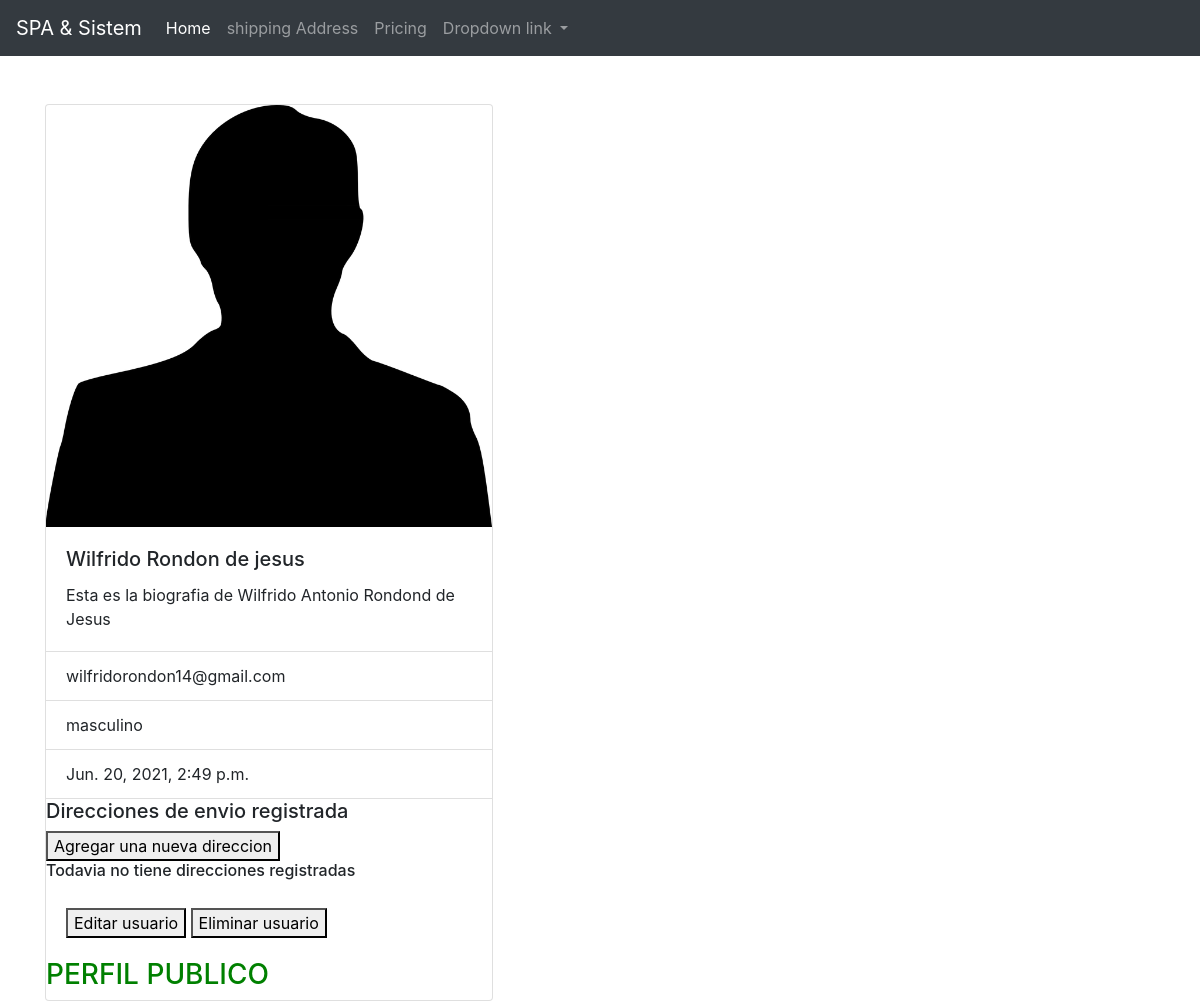
Page /main/1/ on the earlier database version.
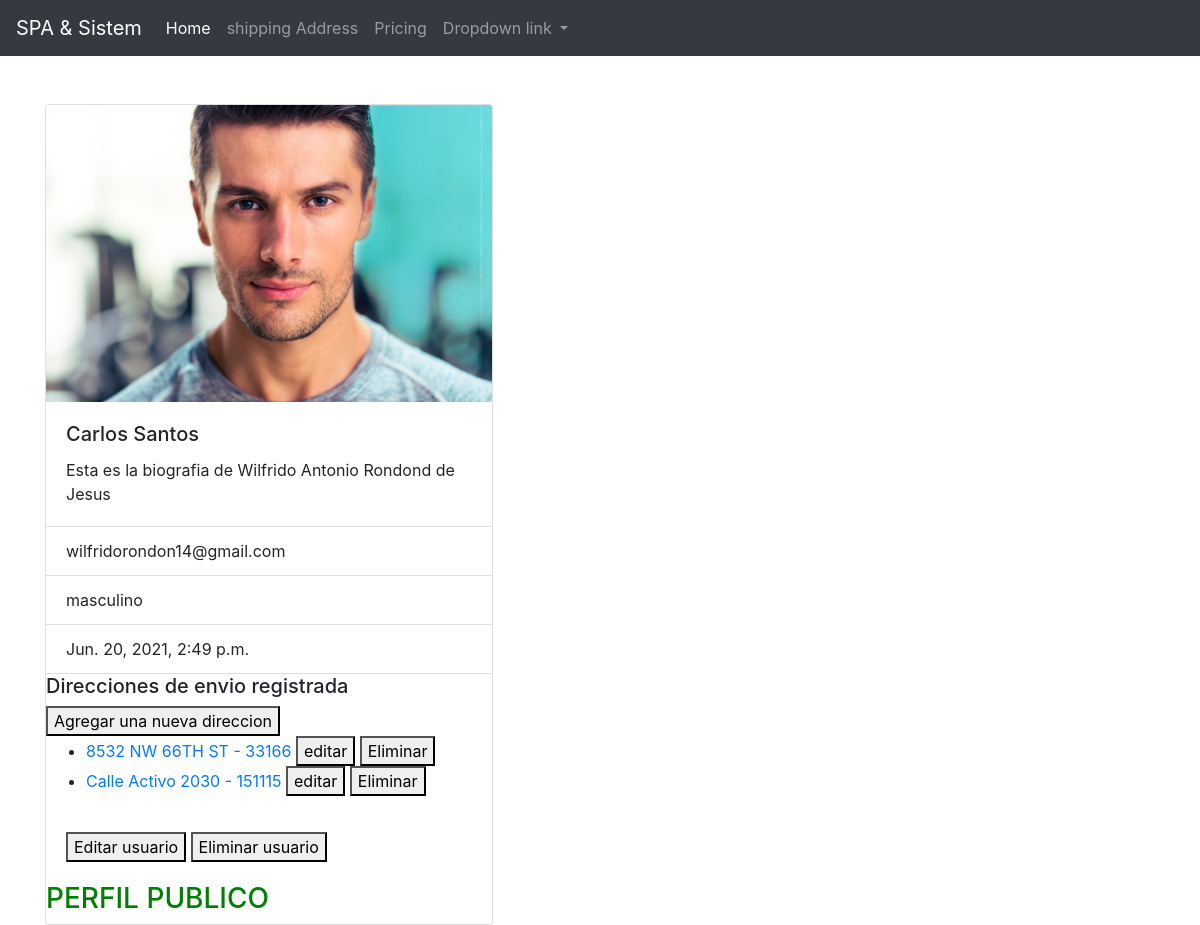
Same page on the later database version.
### main/models.py (models this page shows, shortened)
class UserMOdel(models.Model):
    first_name = models.CharField(max_length=200)
    last_name = models.CharField(max_length=200)
    email = models.EmailField()
    phone_number =models.CharField(max_length=15, blank=True, null=True)
    gender = models.CharField(choices=GENDER_OPTS, max_length=20)
    date_birth = models.DateTimeField(blank=True, null=True)
    created = models.DateTimeField(auto_now_add=True)
    updated = models.DateTimeField(auto_now=True)
    @property
    def full_name(self):
        return f'{self.first_name} {self.last_name}'

class Profile(models.Model):
    user_id = models.OneToOneField(UserMOdel, on_delete= models.CASCADE)
    profile_image = models.ImageField(upload_to ='users/profiles/photos', blank=True, null=True)
    bio = models.TextField(blank=True, null=True)
    is_public = models.BooleanField(default=True)
    created = models.DateField(auto_now_add=True)
    updated = models.DateField(auto_now_add=True)
    @property
    def get_image_url(self):
        return self.profile_image.url

### shipping_addresses/models.py (models this page shows, shortened)
class ShippingAddress(models.Model):
    user_id =models.ForeignKey(UserMOdel, related_name="addresses", on_delete=models.CASCADE)
    street = models.CharField(max_length=140)
    external_number = models.IntegerField()
    internal_number = models.CharField(max_length=10, blank=True, null=True)
    colony = models.CharField(max_length=100)
    city = models.CharField(max_length=100)
    state = models.CharField(max_length=100)
    country = models.CharField(max_length=100)
    zip_code = models.CharField(max_length=6)
    references = models.TextField(blank=True, null=True)
    created = models.DateTimeField(auto_now_add=True)
    updated = models.DateTimeField(auto_now_add=True)

### main/views.py (the view)
# urls.py: path('<int:id>/', DetalleUsuario,  name ='detail' ),
def DetalleUsuario(request, id):
    user = UserMOdel.objects.get(pk =id)
    template_name ='main/detail.html'
    context = {
        'user': user,
        }
    return render(request,template_name,context)

### main/templates/main/detail.html
{% extends 'base.html' %} {% block content %}
<div class="card" style="width: 28rem;">
  <img class="card-img-top" src="{{user.profile.get_image_url}}" alt="Card image cap">
  <div class="card-body">
    <h5 class="card-title">{{user.full_name}}</h5>
    <p class="card-text">{{user.profile.bio}}</p>
  </div>
    <ul class="list-group list-group-flush">
       <li class="list-group-item">{{user.email}}</li>
      <li class="list-group-item">{{user.get_gender_display}}</li>
      {% if user.date_birth %}
    <li class="list-group-item">{{user.date_birth}}</li>
      {% else %}
        <p>Fecha de nacimiento no indicada</p>
      {% endif %}
  </ul>
  <div>
    <h5>Direcciones de envio registrada</h5>
      <a href="{% url 'addresses:create' user.id %}">
         <button>Agregar una nueva direccion</button>
      </a>
     {% if user.addresses.all|length > 0  %}
    <ul>
            {% for  address in user.addresses.all  %}
         <a href=" {% url 'addresses:detail' address.id  %}">
             <li>
             {{address.street}} - {{address.zip_code}}
         <a href=" {% url 'addresses:detail' address.id  %}">
            <a href="{% url 'addresses:update' address.id %}">
             <button>editar</button>
             </a>
             <a href="{% url 'addresses:delete' address.id %}">
             <button>Eliminar</button>
             </a>
             </li>
         </a>
            {% endfor %}
    </ul>
      {% else %}
            <h6>Todavia no tiene direcciones registradas</h6>
      {% endif %}
  </div>
  <div class="card-body">
    <a href="#" class="card-link"><a href="{% url 'user:update' user.id %}"><button>Editar usuario</button></a>
    <a href="#" class="card-link"><a href="{% url 'user:delete' user.id %}"><button>Eliminar usuario</button></a>
  </div>
      {% if user.profile.is_public %}
<h3 style="color: green">PERFIL PUBLICO</h3>
{% else %}
<h3 style="color: red">PERFIL PRIVADO</h3>
{% endif %}
</div>
{% endblock content %}

Differences in the rows shown:
changed UserMOdel "wilfridorondon14@gmail.com": profile.get_image_url: a different picture; full_name "Wilfrido Rondon de jesus" → "Carlos Santos"
added ShippingAddress: street "8532 NW 66TH ST", zip_code "33166"
added ShippingAddress: street "Calle Activo 2030", zip_code "151115"
Other differences:
text no longer shown: "Todavia no tiene direcciones registradas"
